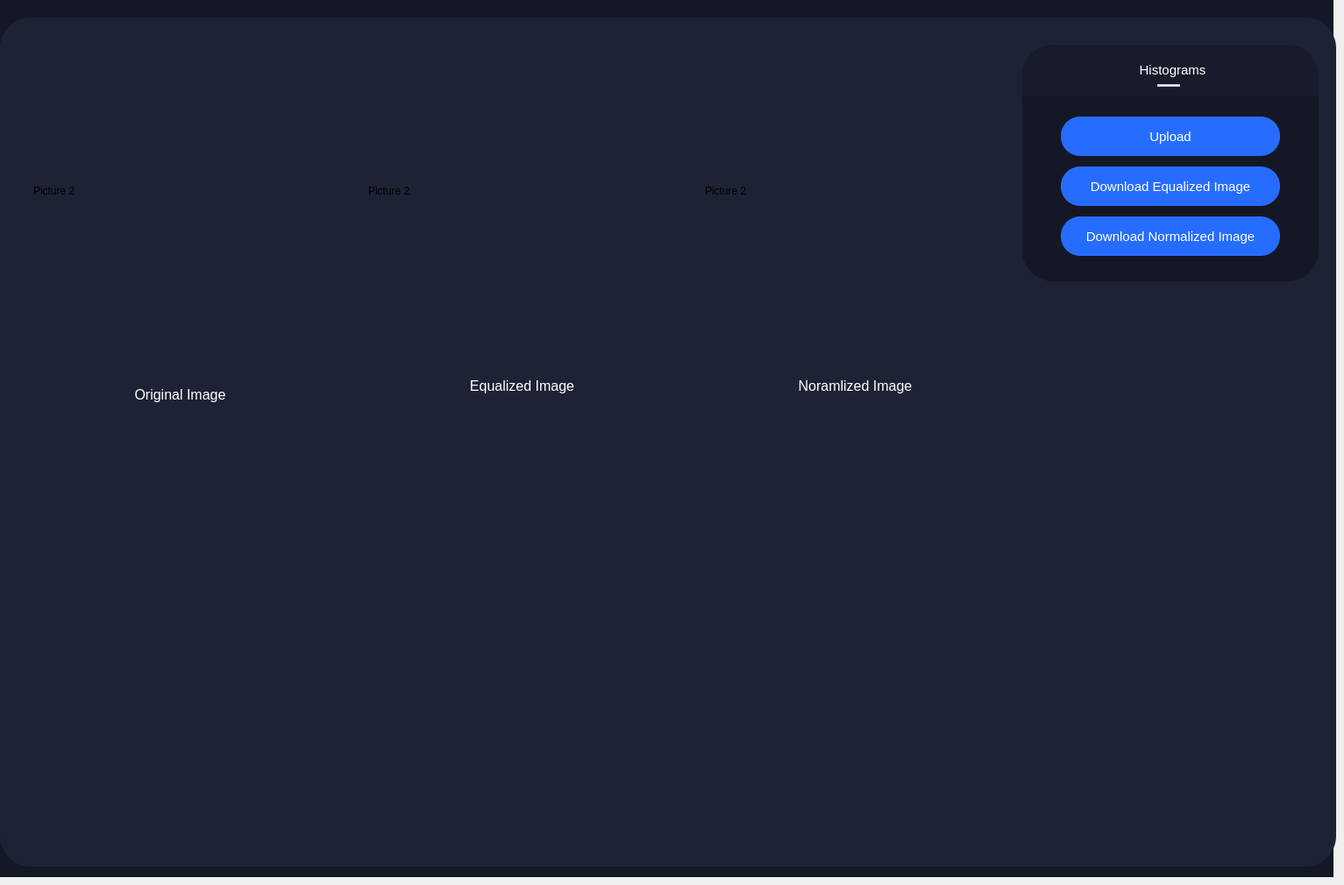
    <widget class="QWidget" name="tab">
     <attribute name="title">
      <string>Histograms</string>
     </attribute>
     <widget class="QGraphicsView" name="backgrounDark_4">
      <property name="enabled">
       <bool>true</bool>
      </property>
      <property name="geometry">
       <rect>
        <x>0</x>
        <y>0</y>
        <width>1521</width>
        <height>1001</height>
       </rect>
      </property>
      <property name="autoFillBackground">
       <bool>false</bool>
      </property>
      <property name="styleSheet">
       <string notr="true">background-color: #141725;
border: 0px;


</string>
      </property>
      <property name="backgroundBrush">
       <brush brushstyle="NoBrush">
        <color alpha="255">
         <red>0</red>
         <green>0</green>
         <blue>0</blue>
        </color>
       </brush>
      </property>
     </widget>
     <widget class="QGraphicsView" name="backgroundLight_3">
      <property name="enabled">
       <bool>true</bool>
      </property>
      <property name="geometry">
       <rect>
        <x>0</x>
        <y>20</y>
        <width>1524</width>
        <height>969</height>
       </rect>
      </property>
      <property name="autoFillBackground">
       <bool>false</bool>
      </property>
      <property name="styleSheet">
       <string notr="true">background-color: #1e2235;
border: 0px;
border-radius: 35px 35px 0 0;
</string>
      </property>
      <property name="backgroundBrush">
       <brush brushstyle="NoBrush">
        <color alpha="255">
         <red>0</red>
         <green>0</green>
         <blue>0</blue>
        </color>
       </brush>
      </property>
     </widget>
     <widget class="QGraphicsView" name="leftPanelBackgroundLower_3">
      <property name="geometry">
       <rect>
        <x>1166</x>
        <y>51</y>
        <width>338</width>
        <height>161</height>
       </rect>
      </property>
      <property name="styleSheet">
       <string notr="true">background-color: #181b2b;
border: 0px;
border-radius: 35px;</string>
      </property>
     </widget>
     <widget class="QLabel" name="leftPanelText_3">
      <property name="geometry">
       <rect>
        <x>1232</x>
        <y>69</y>
        <width>211</width>
        <height>21</height>
       </rect>
      </property>
      <property name="font">
       <font>
        <family>Microsoft Sans Serif</family>
        <pointsize>11</pointsize>
        <bold>false</bold>
       </font>
      </property>
      <property name="styleSheet">
       <string notr="true">color: #fff;</string>
      </property>
      <property name="text">
       <string>Histograms</string>
      </property>
      <property name="alignment">
       <set>Qt::AlignCenter</set>
      </property>
     </widget>
     <widget class="QPushButton" name="downloadEqualized">
      <property name="geometry">
       <rect>
        <x>1210</x>
        <y>190</y>
        <width>250</width>
        <height>45</height>
       </rect>
      </property>
      <property name="font">
       <font>
        <family>Microsoft Sans Serif</family>
        <pointsize>11</pointsize>
       </font>
      </property>
      <property name="styleSheet">
       <string notr="true">QPushButton{
background-color: #266dff;
color: #fff;
border: 0;
border-radius: 22px;
}

QPushButton::hover {
background-color: #1d408d;
}</string>
      </property>
      <property name="text">
       <string>Download Equalized Image</string>
      </property>
     </widget>
     <widget class="QGraphicsView" name="leftPanelBackgroundUpper_3">
      <property name="geometry">
       <rect>
        <x>1166</x>
        <y>110</y>
        <width>338</width>
        <height>211</height>
       </rect>
      </property>
      <property name="autoFillBackground">
       <bool>false</bool>
      </property>
      <property name="styleSheet">
       <string notr="true">background-color: #141725;
border: 0px;
border-top-left-radius: 0;
border-top-right-radius: 0;
border-bottom-right-radius: 35px;
border-bottom-left-radius: 35px;</string>
      </property>
     </widget>
     <widget class="QGraphicsView" name="splitterUp_6">
      <property name="geometry">
       <rect>
        <x>1320</x>
        <y>96</y>
        <width>26</width>
        <height>3</height>
       </rect>
      </property>
      <property name="styleSheet">
       <string notr="true">background-color:#fff;
</string>
      </property>
     </widget>
     <widget class="QPushButton" name="uploadHist">
      <property name="geometry">
       <rect>
        <x>1210</x>
        <y>133</y>
        <width>250</width>
        <height>45</height>
       </rect>
      </property>
      <property name="font">
       <font>
        <family>Microsoft Sans Serif</family>
        <pointsize>11</pointsize>
       </font>
      </property>
      <property name="styleSheet">
       <string notr="true">QPushButton{
background-color: #266dff;
color: #fff;
border: 0;
border-radius: 22px;
}

QPushButton::hover {
background-color: #1d408d;
}</string>
      </property>
      <property name="text">
       <string>Upload</string>
      </property>
     </widget>
     <widget class="QLabel" name="tabHistEqualizedImage">
      <property name="geometry">
       <rect>
        <x>420</x>
        <y>50</y>
        <width>335</width>
        <height>335</height>
       </rect>
      </property>
      <property name="text">
       <string>Picture 2</string>
      </property>
     </widget>
     <widget class="QLabel" name="tabHistOriginalImage">
      <property name="geometry">
       <rect>
        <x>38</x>
        <y>50</y>
        <width>335</width>
        <height>335</height>
       </rect>
      </property>
      <property name="text">
       <string>Picture 2</string>
      </property>
     </widget>
     <widget class="QLabel" name="tabHistNormalizedImage">
      <property name="geometry">
       <rect>
        <x>804</x>
        <y>50</y>
        <width>335</width>
        <height>335</height>
       </rect>
      </property>
      <property name="text">
       <string>Picture 2</string>
      </property>
     </widget>
     <widget class="QPushButton" name="downloadNormalized">
      <property name="geometry">
       <rect>
        <x>1210</x>
        <y>247</y>
        <width>250</width>
        <height>45</height>
       </rect>
      </property>
      <property name="font">
       <font>
        <family>Microsoft Sans Serif</family>
        <pointsize>11</pointsize>
       </font>
      </property>
      <property name="styleSheet">
       <string notr="true">QPushButton{
background-color: #266dff;
color: #fff;
border: 0;
border-radius: 22px;
}

QPushButton::hover {
background-color: #1d408d;
}</string>
      </property>
      <property name="text">
       <string>Download Normalized Image</string>
      </property>
     </widget>
     <widget class="QLabel" name="originalText_3">
      <property name="geometry">
       <rect>
        <x>490</x>
        <y>430</y>
        <width>211</width>
        <height>21</height>
       </rect>
      </property>
      <property name="font">
       <font>
        <family>Microsoft Sans Serif</family>
        <pointsize>12</pointsize>
        <bold>false</bold>
       </font>
      </property>
      <property name="styleSheet">
       <string notr="true">color: #fff;</string>
      </property>
      <property name="text">
       <string>Equalized Image</string>
      </property>
      <property name="alignment">
       <set>Qt::AlignCenter</set>
      </property>
     </widget>
     <widget class="QLabel" name="originalText_4">
      <property name="geometry">
       <rect>
        <x>100</x>
        <y>440</y>
        <width>211</width>
        <height>21</height>
       </rect>
      </property>
      <property name="font">
       <font>
        <family>Microsoft Sans Serif</family>
        <pointsize>12</pointsize>
        <bold>false</bold>
       </font>
      </property>
      <property name="styleSheet">
       <string notr="true">color: #fff;</string>
      </property>
      <property name="text">
       <string>Original Image</string>
      </property>
      <property name="alignment">
       <set>Qt::AlignCenter</set>
      </property>
     </widget>
     <widget class="QLabel" name="originalText_5">
      <property name="geometry">
       <rect>
        <x>870</x>
        <y>430</y>
        <width>211</width>
        <height>21</height>
       </rect>
      </property>
      <property name="font">
       <font>
        <family>Microsoft Sans Serif</family>
        <pointsize>12</pointsize>
        <bold>false</bold>
       </font>
      </property>
      <property name="styleSheet">
       <string notr="true">color: #fff;</string>
      </property>
      <property name="text">
       <string>Noramlized Image</string>
      </property>
      <property name="alignment">
       <set>Qt::AlignCenter</set>
      </property>
     </widget>
     <widget class="QChartView" name="histogramWIdget" native="true">
      <property name="geometry">
       <rect>
        <x>38</x>
        <y>523</y>
        <width>335</width>
        <height>335</height>
       </rect>
      </property>
     </widget>
     <widget class="QChartView" name="cumhistogramWIdget" native="true">
      <property name="geometry">
       <rect>
        <x>420</x>
        <y>523</y>
        <width>335</width>
        <height>335</height>
       </rect>
      </property>
     </widget>
     <widget class="QChartView" name="equhistogramWIdget" native="true">
      <property name="geometry">
       <rect>
        <x>800</x>
        <y>520</y>
        <width>335</width>
        <height>335</height>
       </rect>
      </property>
     </widget>
     <zorder>backgrounDark_4</zorder>
     <zorder>backgroundLight_3</zorder>
     <zorder>leftPanelBackgroundLower_3</zorder>
     <zorder>leftPanelText_3</zorder>
     <zorder>leftPanelBackgroundUpper_3</zorder>
     <zorder>downloadEqualized</zorder>
     <zorder>splitterUp_6</zorder>
     <zorder>uploadHist</zorder>
     <zorder>tabHistEqualizedImage</zorder>
     <zorder>tabHistOriginalImage</zorder>
     <zorder>tabHistNormalizedImage</zorder>
     <zorder>downloadNormalized</zorder>
     <zorder>originalText_3</zorder>
     <zorder>originalText_4</zorder>
     <zorder>originalText_5</zorder>
     <zorder>histogramWIdget</zorder>
     <zorder>cumhistogramWIdget</zorder>
     <zorder>equhistogramWIdget</zorder>
    </widget>
